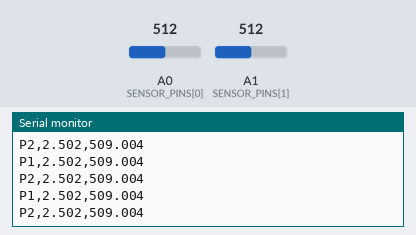
A sketch run on a simulated Arduino Uno, built with avr-gcc and run on an emulated ATmega328P. Parts: the last lines printed to the serial monitor. The test bench sets the inputs (shaded band); at power-on: A0 (SENSOR_PINS[0]) = 512, A1 (SENSOR_PINS[1]) = 512.

Above: at 1.3 s.
1.4 s: A0 (SENSOR_PINS[0]) set to 716
At 1.82 s:
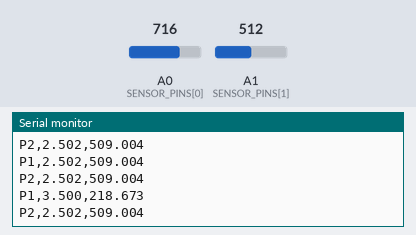
2.9 s: A1 (SENSOR_PINS[1]) set to 716
At 3.33 s:
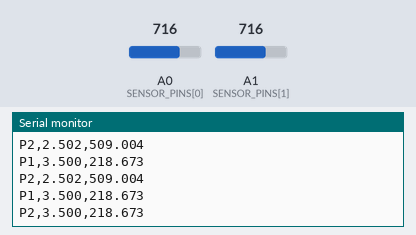
4.4 s: A0 (SENSOR_PINS[0]) set to 900
At 4.84 s:
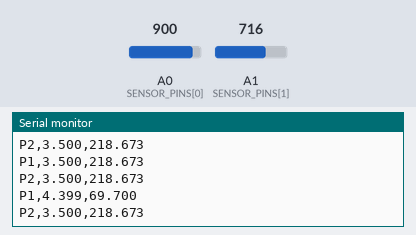
5.9 s: A1 (SENSOR_PINS[1]) set to 900
At 6.35 s:
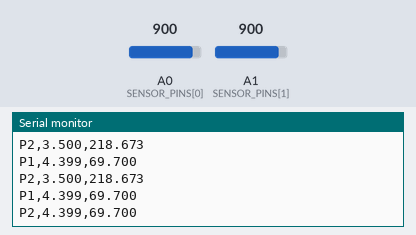
Timing chart, 0 to 8.4 s (numbered marks = the images above; inputs shaded):
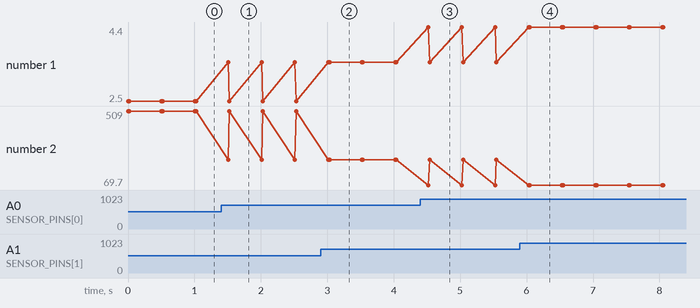

Measured:
- after the input at 1.4 s, the serial monitor: prints a new line after 0.11 s (image 1)
- after the input at 2.9 s, the serial monitor: prints a new line after 0.13 s (image 2)
- after the input at 4.4 s, the serial monitor: prints a new line after 0.12 s (image 3)
- after the input at 5.9 s, the serial monitor: prints a new line after 0.15 s (image 4)

The sketch:

sensor_sketch.ino
```cpp
// sensor_sketch.ino
// Zwei Drucksensoren (FSR) an A0 und A1
// Ausgabe: eine CSV-Zeile pro Sensor pro Zyklus
// Format: <ID>,<VOUT>,<RC>
//   ID   = P1, P2, ...
//   VOUT = Spannung in Volt (3 Dezimalstellen)
//   RC   = Widerstand in kOhm (3 Dezimalstellen), -1 wenn ungültig

const int NUM_SENSORS = 2;
const int SENSOR_PINS[NUM_SENSORS] = {A0, A1};
const char* SENSOR_IDS[NUM_SENSORS] = {"P1", "P2"};

const float VCC = 5.0;
const float R_FIXED = 510.0; // Vorwiderstand in kOhm

void setup() {
  for (int i = 0; i < NUM_SENSORS; i++) {
    pinMode(SENSOR_PINS[i], INPUT);
  }
  Serial.begin(9600);
}

void loop() {
  for (int i = 0; i < NUM_SENSORS; i++) {
    int raw = analogRead(SENSOR_PINS[i]);
    float vout = (raw / 1023.0) * VCC;
    float rc = -1.0;

    if (vout > 0) {
      rc = (R_FIXED * VCC / vout) - R_FIXED;
    }

    Serial.print(SENSOR_IDS[i]);
    Serial.print(",");
    Serial.print(vout, 3);
    Serial.print(",");
    if (rc >= 0) {
      Serial.println(rc, 3);
    } else {
      Serial.println("-1");
    }
  }

  delay(500);
}
```
